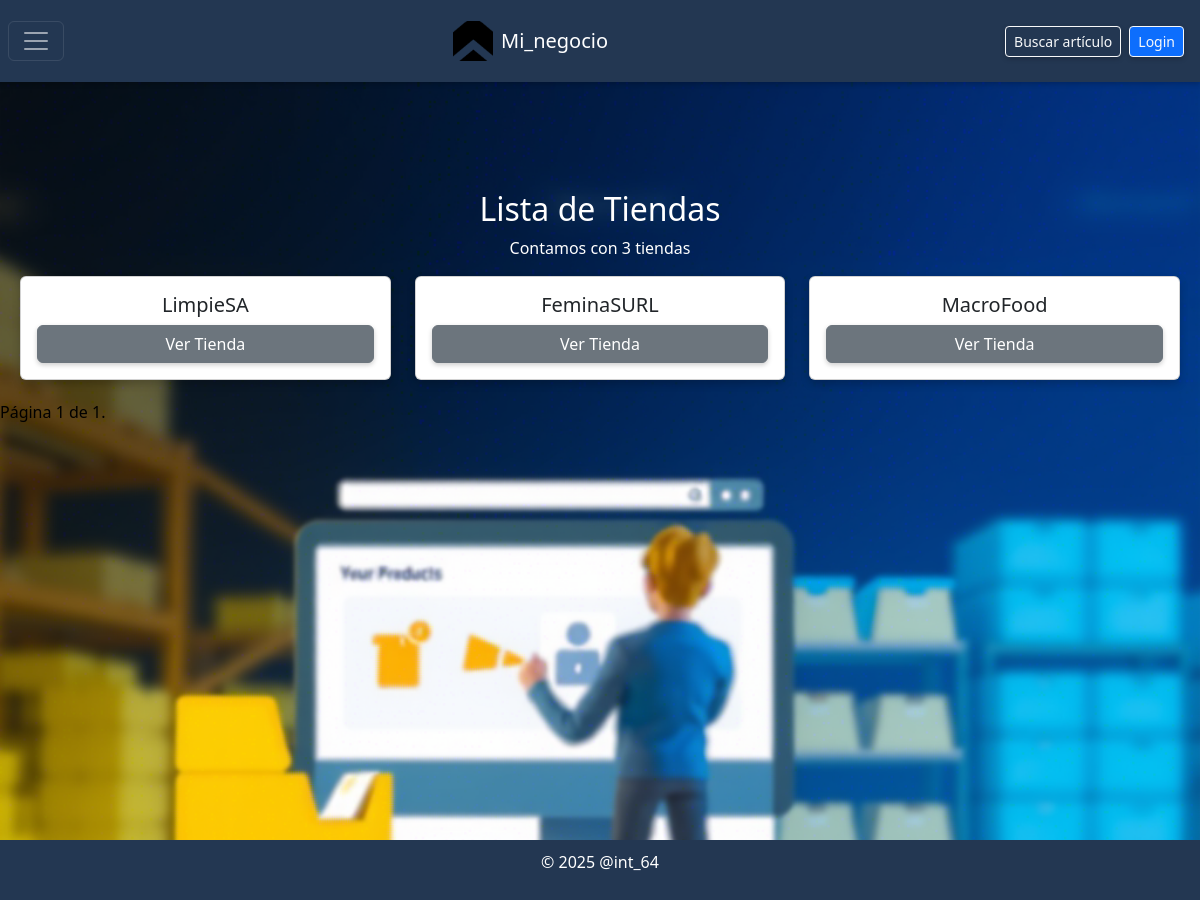
The page /Mi_negocio/listar_tiendas/ on the database its author committed.
### Mi_negocio/models.py (models this page shows, shortened)
class Tienda(models.Model):
    nombre=models.CharField(max_length=64)
    direccion=models.TextField(max_length=200)
    telefono=models.CharField(max_length=12)
    propietario = models.ForeignKey(User, on_delete=models.CASCADE)
    correo=models.EmailField()

### Mi_negocio/views.py (the view)
# urls.py: path('listar_tiendas/', views.listar_tiendas, name='listar_tiendas'),
def listar_tiendas(request):
    tiendas = Tienda.objects.all()
    paginator= Paginator(tiendas,10)
    page_number = request.GET.get('page')
    try:
        page_obj = paginator.get_page(page_number)
    except PageNotAnInteger:
        page_obj = paginator.get_page(1)
    except EmptyPage:
        page_obj = paginator.get_page(paginator.num_pages)
    return render(request, 'Mi_negocio/listar_tiendas.html', {
        'page_obj': page_obj,
        'cantidad':tiendas.count })

### Mi_negocio/templates/Mi_negocio/listar_tiendas.html (shortened to what this page needs)
{% extends 'Mi_negocio/layout.html' %}
{% block body %}
<div class="blanco content">
    <h2 class="text-center">Lista de Tiendas</h2>
    <p class="text-center">Contamos con {{ cantidad }} tiendas</p>
    <div class="row row-cols-2 row-cols-md-3 g-4">
      {% for tienda in page_obj %}
        <div class="col">
          <div class="card h-100 text-center">
            <div class="card-body d-flex flex-column justify-content-center">
              <h5 class="card-title">{{ tienda.nombre }}</h5>
              <a href="{% url 'ver_tienda' tienda_name=tienda.nombre %}" class="btn btn-secondary mt-auto">Ver Tienda</a>
            </div>
          </div>
        </div>
      {% endfor %}
    </div>
  </div>
    <div class="pagination text-black">
        <span class="step-links">
            <span class="current">
                Página {{ page_obj.number }} de {{ page_obj.paginator.num_pages }}.
            </span>
        </span>
    </div>
</div>
{% endblock %}

### Mi_negocio/static/Mi_negocio/style.css (style rules this page uses)
.card { transition: transform 0.3s ease, box-shadow 0.3s ease; box-shadow: 0 4px 8px rgba(0, 0, 0, 0.2); }
body { padding-top: 100px; background-color: #f0f0f0; background-image: url("../../static/Mi_negocio/background.png"); background-repeat: no-repeat; background-size: cover; background-position: center; margin: 0; font-family: Arial, sans-serif; }
.blanco { color: rgb(255, 255, 255); }
.btn { box-shadow: 0 2px 5px rgba(0, 0, 0, 0.2); color: rgb(255, 255, 255); }
.card-body { border-color: transparent; }
.content { margin-top: 70px; padding: 20px; }

### rows shown on the page
Tienda: nombre "LimpieSA"
Tienda: nombre "FeminaSURL"
Tienda: nombre "MacroFood"

### other values the page prints
{{ cantidad }} "3"
{{ page_obj.number }} "1"
{{ page_obj.paginator.num_pages }} "1"
